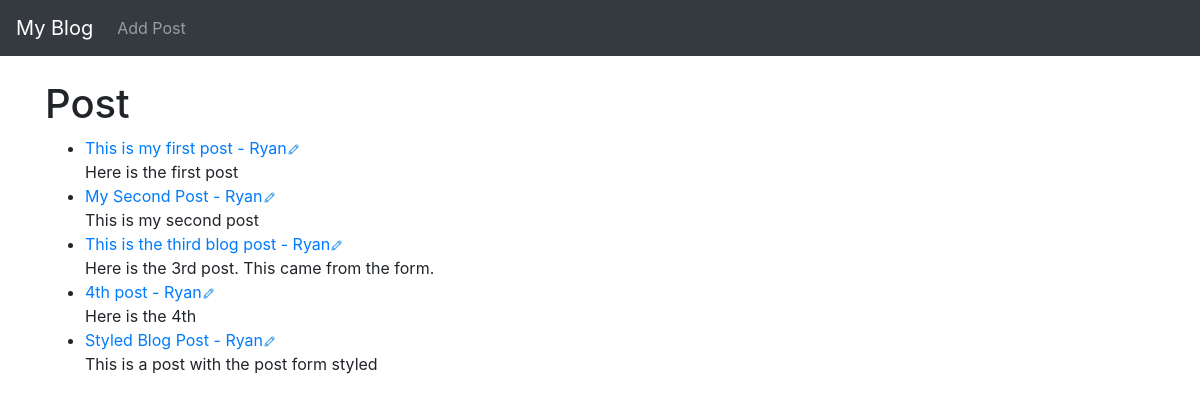
Before: / with the older database file.
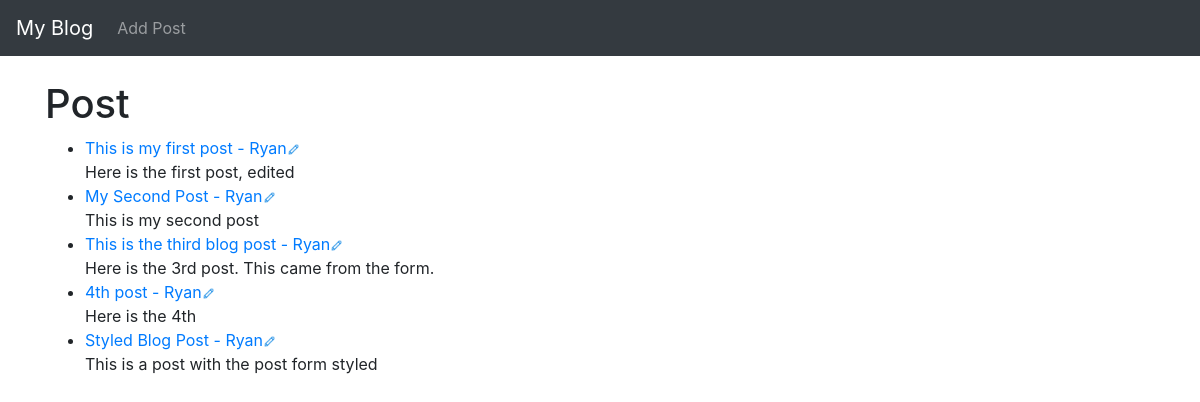
After: the same page with the newer database file.
### theblog/models.py (models this page shows, shortened)
class Post(models.Model):
    title = models.CharField(max_length=255)
    title_tag = models.CharField(max_length=255, default='The Blog - ')
    author = models.ForeignKey(User, on_delete=models.CASCADE)
    body = models.TextField()

### theblog/views.py (the view)
# urls.py: path('', HomeView.as_view(), name="home"),
class HomeView(ListView):
    model = Post
    template_name = "home.html"

### theblog/templates/home.html
{% extends 'base.html' %}
{% load static %}
{% block content %}
<h1>Post</h1>
<ul>
    {% for post in object_list %}
        <li><a href="{% url 'article-detail' post.pk %}">{{ post.title }} - {{ post.author.first_name }}</a><a
                href="{% url 'update_post' post.pk %}"><img src="{% static 'img/edit_32px.png' %}" alt="" class="edit"></a><br>
        {{ post.body }}</li>
    {% endfor %}
</ul>
{% endblock %}

Changed rows visible on the page:
changed Post "This is my first post": body "Here is the first post" → "Here is the first post, edited"
